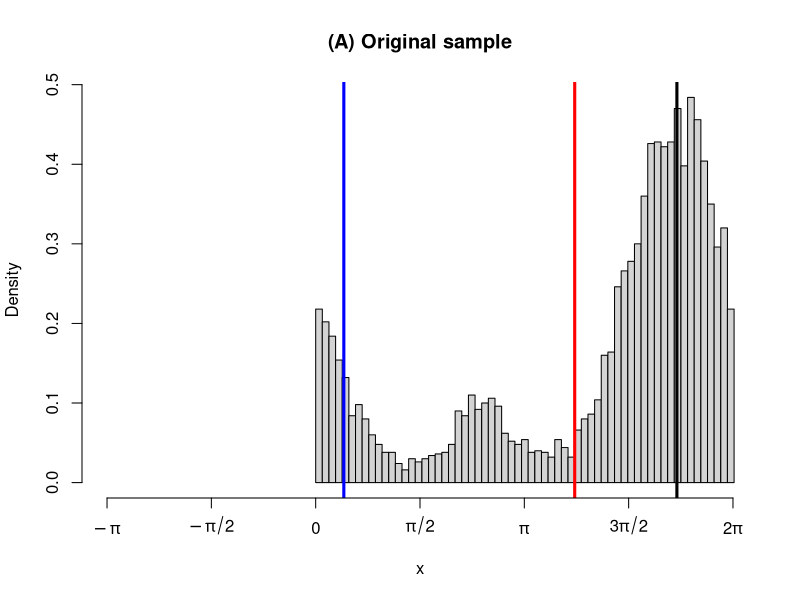
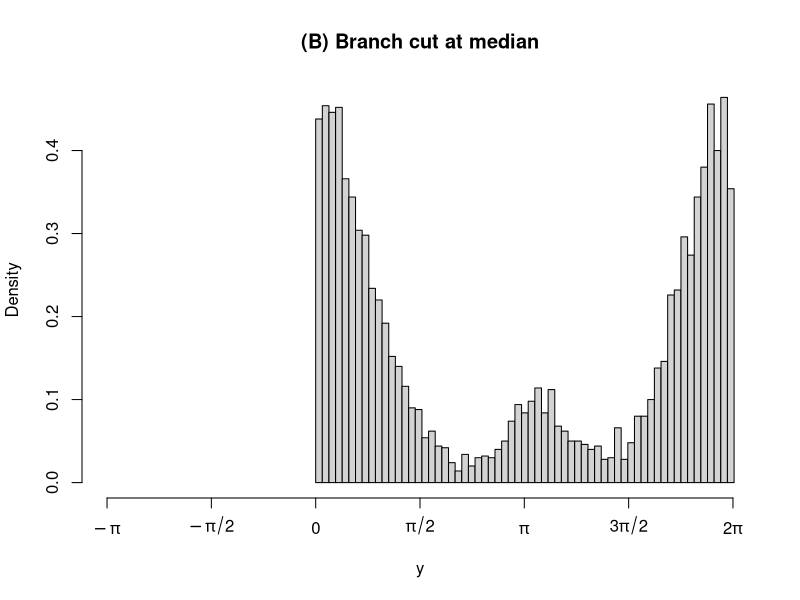
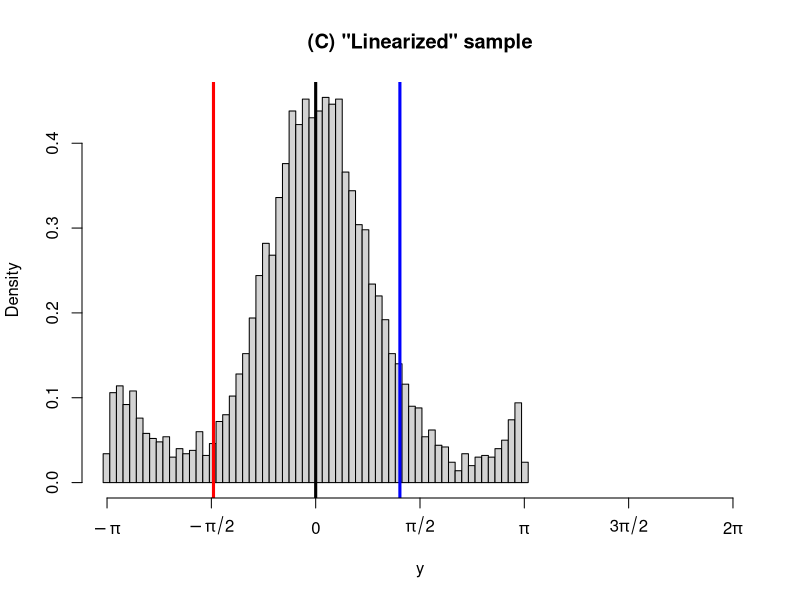

Source code (R) for these figures, in order:
# ------------------------------------------------------------------------------
# packages and helpers
# ------------------------------------------------------------------------------

library(circular)

change_0_2pi_to_minpi_pi <- function(x){
  n = length(x)
  y = x
  y[x > pi] = x[x > pi] - 2*pi
  return(y)
}

# ------------------------------------------------------------------------------
# fake data
# ------------------------------------------------------------------------------

set.seed(8675309)

c = circular( c(rvonmises(4500, 1.75 * pi, 2), rvonmises(500, 2.5, 6)), modulo = "2pi")

# ------------------------------------------------------------------------------
# quantiles
# ------------------------------------------------------------------------------

L = 0.1
U = 0.9
my_breaks = 75

my_qL = quantile.circular(c, probs = L)
my_median = median.circular(c)
my_qU = quantile.circular(c, probs = U)

# ------------------------------------------------------------------------------
# Panel 1: original sample and its circular quantiles
# ------------------------------------------------------------------------------

hist(as.vector(c), breaks = my_breaks, freq = FALSE, xlab = "x", main = "(A) Original sample", xaxt = "n", xlim = c(-pi, 2*pi))
abline(v = c(my_qL, my_median, my_qU), col = c("red", "black", "blue"), lwd = 3)
axis(1, at = c(-pi, -pi/2, 0, pi/2, pi, 3*pi/2, 2*pi),
     labels = c(expression(-pi), expression(-pi/2), "0", expression(pi / 2), expression(pi), expression(3*pi/2), expression(2*pi)))

# ------------------------------------------------------------------------------
# Panel 2: rearrange sample so branch cut occurs at circular median
# ------------------------------------------------------------------------------

x = as.vector(c)
circularmedian = as.vector(my_median)
tx <- (x-circularmedian)%%(2*pi)

hist(tx, breaks = my_breaks, freq = FALSE, xlab = "y", main = "(B) Branch cut at median",  xaxt = "n", xlim = c(-pi, 2*pi))
axis(1, at = c(-pi, -pi/2, 0, pi/2, pi, 3*pi/2, 2*pi),
     labels = c(expression(-pi), expression(-pi/2), "0", expression(pi / 2), expression(pi), expression(3*pi/2), expression(2*pi)))


# ------------------------------------------------------------------------------
# Panel 3: "linearize"
# ------------------------------------------------------------------------------

tx <- change_0_2pi_to_minpi_pi(tx)

hist(tx, breaks = my_breaks, freq = FALSE, xlab = "y", main = '(C) "Linearized" sample',  xaxt = "n", xlim = c(-pi, 2*pi))
abline(v = quantile(tx, probs = c(L, 0.5, U)), col = c("red", "black", "blue"), lwd = 3)
axis(1, at = c(-pi, -pi/2, 0, pi/2, pi, 3*pi/2, 2*pi),
     labels = c(expression(-pi), expression(-pi/2), "0", expression(pi / 2), expression(pi), expression(3*pi/2), expression(2*pi)))

# ------------------------------------------------------------------------------
# Compare
# ------------------------------------------------------------------------------

linearized_quantiles <- quantile(tx, probs = c(L, U))
my_quantile = (linearized_quantiles + circularmedian)%%(2*pi)

# THESE SHOULD MATCH

my_quantile
c(my_qL, my_qU)
